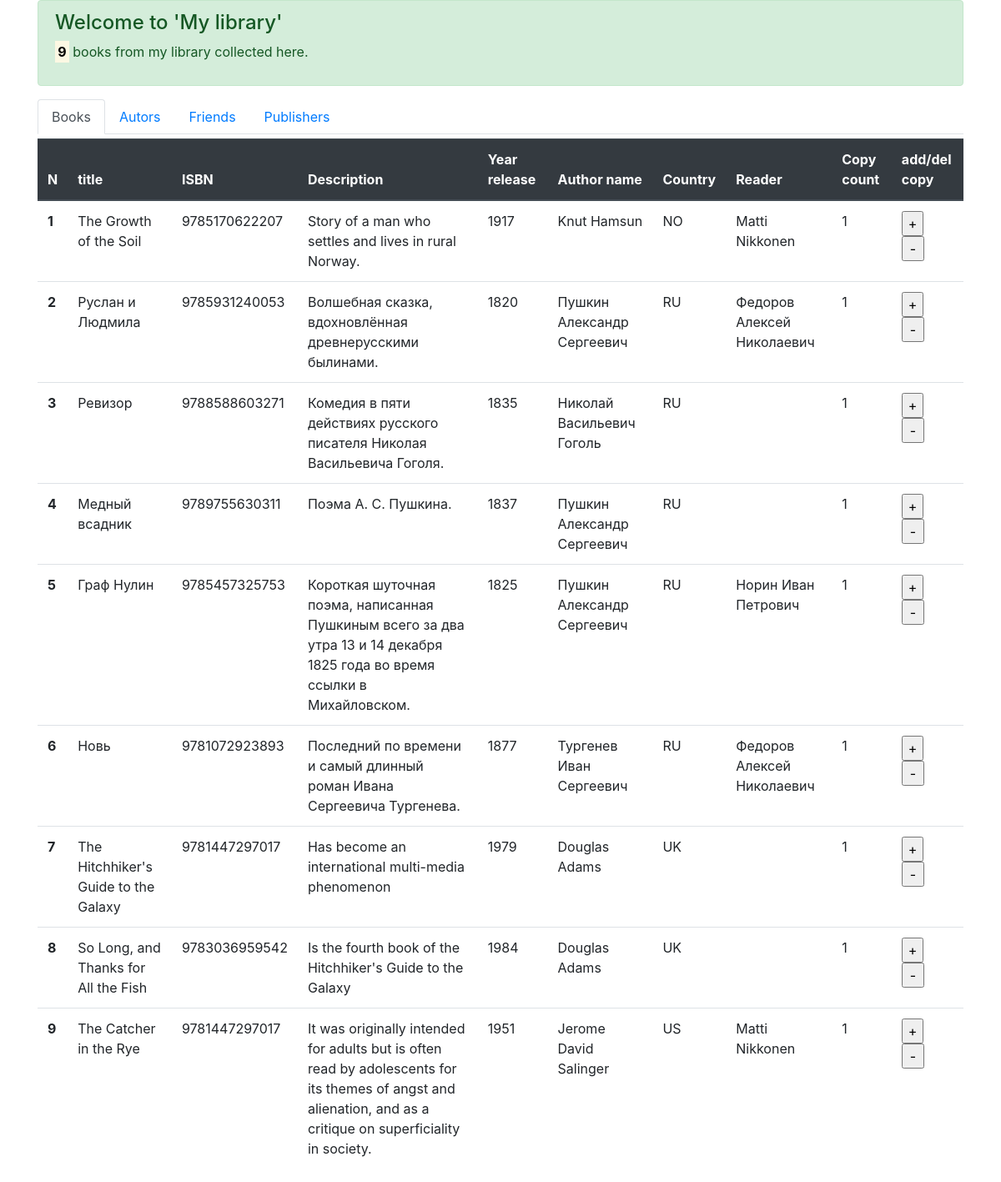
The app's page /, older data.
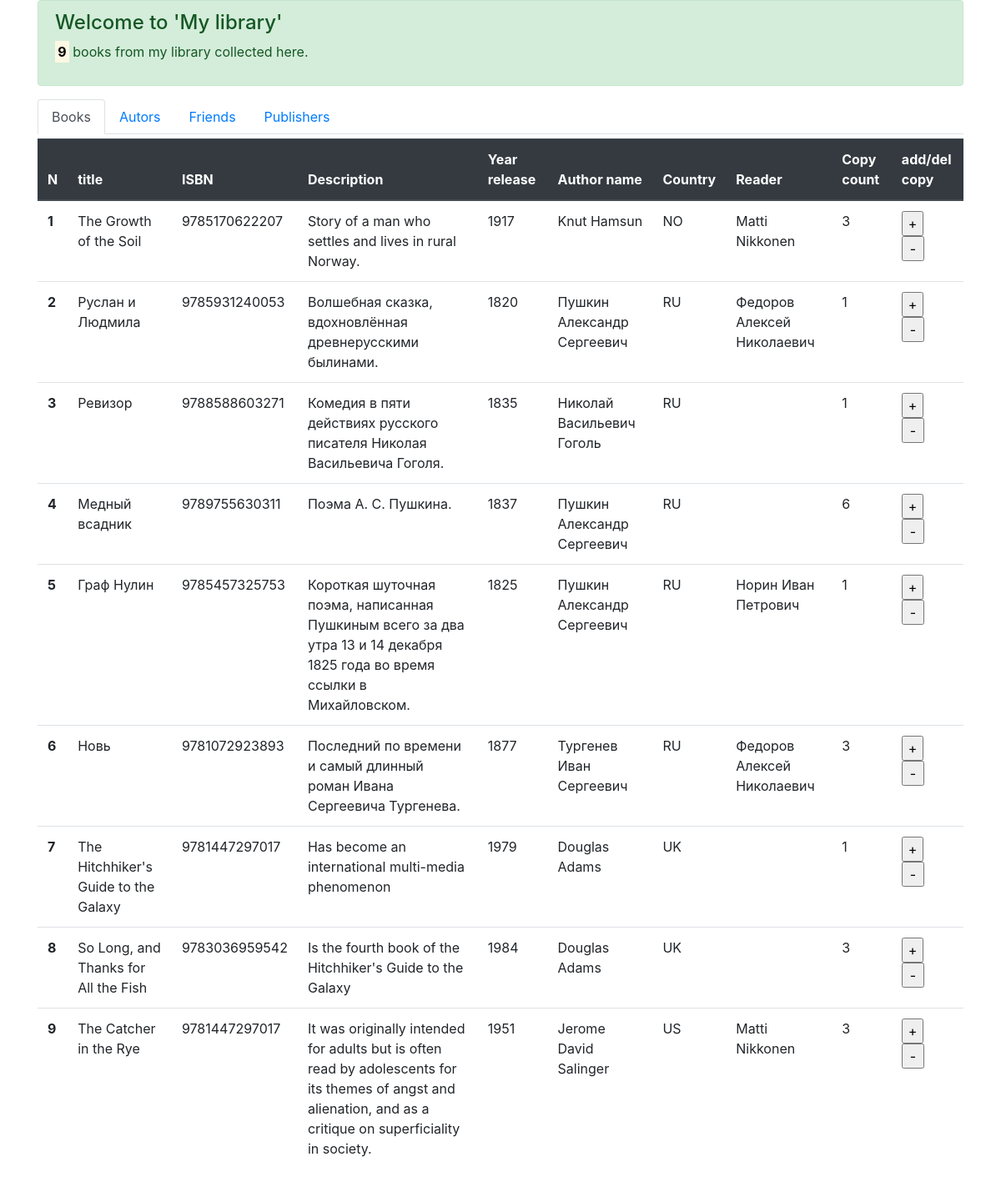
The same page, newer data.
### p_library/models.py (models this page shows, shortened)
class Book(models.Model):
    ISBN = models.CharField(verbose_name='International standard of the "books number"', max_length=13)
    title = models.TextField(verbose_name='Book title')
    description = models.TextField(verbose_name='Description')
    year_release = models.SmallIntegerField(verbose_name='Year release')
    copy_count = models.SmallIntegerField(verbose_name='Copy count', default=1)
    price= models.DecimalField(verbose_name='Price', max_digits=6, decimal_places=2, default=0)
    publisher = models.ForeignKey('p_library.Publisher', null=True, blank=True, verbose_name='Publishing house',
                                         on_delete=models.CASCADE, related_name='book_publisher')
    author = models.ForeignKey('p_library.Author', verbose_name='Author', on_delete=models.CASCADE,
                               related_name='book_author')
    reader = models.ForeignKey('p_library.Friend', null=True, blank=True, verbose_name='Reader',
                                     on_delete=models.CASCADE, related_name='book_reader')

class Author(models.Model):
    full_name = models.TextField(verbose_name='Full name')
    birth_year = models.SmallIntegerField(verbose_name='birth year')
    country = models.CharField(verbose_name='country' ,max_length=2)

class Friend(models.Model):
    full_name = models.TextField(verbose_name='Full name')
    birth_year = models.SmallIntegerField(verbose_name='Birth_year')

### p_library/views.py (the view)
# urls.py: path('', views.index),
def index(request):
    template = loader.get_template('index.html')
    books = Book.objects.all()
    lib_data = {
        'title': 'My library',
        'books': books
    }
    return HttpResponse(template.render(lib_data, request))

### p_library/templates/index.html (shortened to what this page needs)
<!DOCTYPE html>
<html>
    <head>
        <link rel="stylesheet"
              href="https://stackpath.bootstrapcdn.com/bootstrap/4.5.0/css/bootstrap.min.css"
>
    </head>
    <body>
        <div class="container">
            <div class="alert alert-success" role="alert">
                <h4 class="alert-heading">Welcome to '{{ title }}'</h4>
                <p><mark><strong>{{ books|length }}</strong></mark> books from my library collected here.</p>
            </div>
            <ul class="nav nav-tabs">
                <li class="nav-item">
                    <a class="nav-link active" href="/">Books</a>
                </li>
                <li class="nav-item">
                    <a class="nav-link" href="/author/">Autors</a>
                </li>
                <li class="nav-item">
                    <a class="nav-link" href="/friend/">Friends</a>
                </li>
                <li class="nav-item">
                    <a class="nav-link" href="/publishers/">Publishers</a>
                </li>
            </ul>
            <table class="table" style="margin-top: 5px">
                <thead class="thead-dark">
                    <tr>
                        <th scope="col">N</th>
                        <th scope="col">title</th>
                        <th scope="col">ISBN</th>
                        <th scope="col">Description</th>
                        <th scope="col">Year release</th>
                        <th scope="col">Author name</th>
                        <th scope="col">Country</th>
                        <th scope="col">Reader</th>
                        <th scope="col">Copy count</th>
                        <th scope="col">add/del copy</th>
                    </tr>
                </thead>
                <tbody>
                    {% for book in books %}
                    <tr>
                        <th scope="row">{{ forloop.counter }}</th>
                        <td>{{ book.title }}</td>
                        <td>{{ book.ISBN }}</td>
                        <td>{{ book.description }}</td>
                        <td>{{ book.year_release }}</td>
                        <td>{{ book.author.full_name }}</td>
                        <td>{{ book.author.country }}</td>
                        <td>{{ book.reader.full_name }}</td>
                        <td>{{ book.copy_count }}</td>
                        <td>
                            <form action="/index/book_increment/" method="post" enctype="multipart/form-data">
                                <input type="submit" value="+">
                            </form>
                            <form action="/index/book_decrement/" method="post" enctype="multipart/form-data">
                                <input class="px-2" type="submit" value="-">
                            </form>
                        </td>
                    </tr>
                    {% endfor %}
                </tbody>
            </table>
        </div>
    </body>
</html>

Row changes from the older to the newer data that the page shows:
changed Book "The Growth of the Soil": copy_count "1" → "3"
changed Book "Медный всадник": copy_count "1" → "6"
changed Book "Новь": copy_count "1" → "3"
changed Book "So Long, and Thanks for All the Fish": copy_count "1" → "3"
changed Book "The Catcher in the Rye": copy_count "1" → "3"
